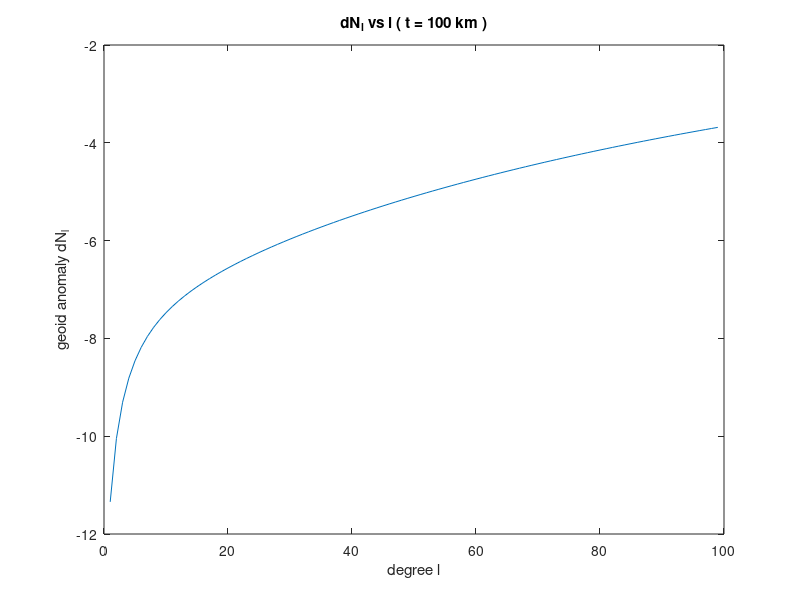

MATLAB code to generate this figure:
pe=5.5153e3
pw=1000
pc=2700
pm=3300
hl=1000
t=100e3
Re=6370e3
dN=(1:99)*0;
for l=2:100
    dN(l-1)=-3/pe*(1/(2*l+1)*hl*(pc-pw)*(1-(1-t/Re)^(l+2)))
end
plot(dN);
title('dN_l vs l ( t = 100 km )');
xlabel('degree l');
ylabel('geoid anomaly dN_l')
N=sum(dN);